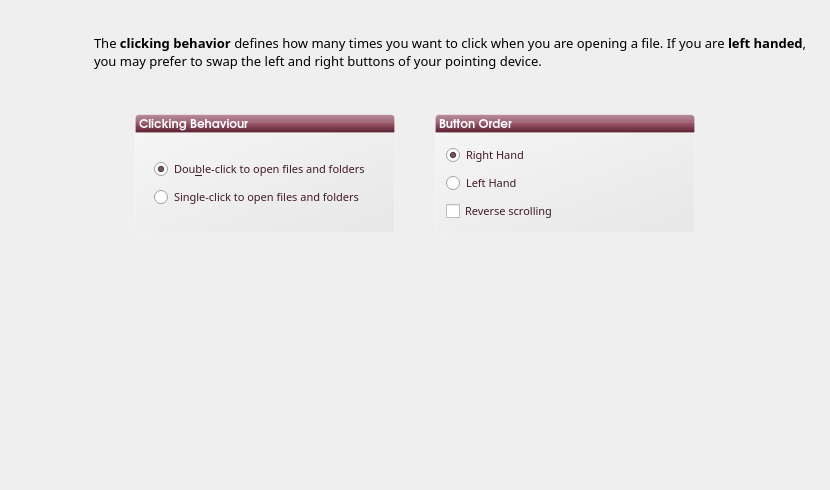
<?xml version="1.0" encoding="UTF-8"?>
<ui version="4.0">
 <class>mouseWidget</class>
 <widget class="QWidget" name="mouseWidget">
  <property name="geometry">
   <rect>
    <x>0</x>
    <y>0</y>
    <width>830</width>
    <height>490</height>
   </rect>
  </property>
  <property name="windowTitle">
   <string>Mouse</string>
  </property>
  <property name="styleSheet">
   <string notr="true">QGroupBox{
background-color: qlineargradient(spread:pad, x1:1, y1:1, x2:0, y2:0, stop:0 rgba(219, 219, 219, 100), stop:1 rgba(255, 255, 255, 100));
border: 1px solid rgba(255,255,255,50);
border-bottom-left-radius: 4px;
border-bottom-right-radius: 4px;
}
</string>
  </property>
  <layout class="QGridLayout" name="gridLayout">
   <property name="margin">
    <number>20</number>
   </property>
   <property name="spacing">
    <number>0</number>
   </property>
   <item row="0" column="0">
    <widget class="QLabel" name="label_3">
     <property name="minimumSize">
      <size>
       <width>64</width>
       <height>64</height>
      </size>
     </property>
     <property name="maximumSize">
      <size>
       <width>64</width>
       <height>64</height>
      </size>
     </property>
     <property name="text">
      <string/>
     </property>
     <property name="pixmap">
      <pixmap resource="raw.qrc">:/raw/pics/preferences-desktop-peripherals.png</pixmap>
     </property>
    </widget>
   </item>
   <item row="0" column="1">
    <widget class="QLabel" name="description">
     <property name="minimumSize">
      <size>
       <width>300</width>
       <height>0</height>
      </size>
     </property>
     <property name="font">
      <font>
       <family>Sans Serif</family>
       <pointsize>10</pointsize>
      </font>
     </property>
     <property name="styleSheet">
      <string notr="true"/>
     </property>
     <property name="text">
      <string>The &lt;b&gt;clicking behavior&lt;/b&gt; defines how many times you want to click when you are opening a file. If you are &lt;b&gt;left handed&lt;/b&gt;, you may prefer to swap the left and right buttons of your pointing device.</string>
     </property>
     <property name="wordWrap">
      <bool>true</bool>
     </property>
     <property name="indent">
      <number>10</number>
     </property>
    </widget>
   </item>
   <item row="1" column="0">
    <spacer name="verticalSpacer_4">
     <property name="orientation">
      <enum>Qt::Vertical</enum>
     </property>
     <property name="sizeType">
      <enum>QSizePolicy::Fixed</enum>
     </property>
     <property name="sizeHint" stdset="0">
      <size>
       <width>20</width>
       <height>30</height>
      </size>
     </property>
    </spacer>
   </item>
   <item row="2" column="0" colspan="2">
    <layout class="QVBoxLayout" name="verticalLayout">
     <item>
      <layout class="QHBoxLayout" name="horizontalLayout_2">
       <item>
        <spacer name="horizontalSpacer_3">
         <property name="orientation">
          <enum>Qt::Horizontal</enum>
         </property>
         <property name="sizeType">
          <enum>QSizePolicy::Expanding</enum>
         </property>
         <property name="sizeHint" stdset="0">
          <size>
           <width>20</width>
           <height>20</height>
          </size>
         </property>
        </spacer>
       </item>
       <item>
        <layout class="QVBoxLayout" name="verticalLayout_2">
         <property name="spacing">
          <number>0</number>
         </property>
         <item>
          <widget class="QLabel" name="label">
           <property name="minimumSize">
            <size>
             <width>260</width>
             <height>0</height>
            </size>
           </property>
           <property name="font">
            <font>
             <family>URW Gothic L</family>
             <pointsize>9</pointsize>
             <weight>75</weight>
             <bold>true</bold>
             <underline>false</underline>
            </font>
           </property>
           <property name="styleSheet">
            <string notr="true">background-color: qlineargradient(spread:pad, x1:0.5, y1:1, x2:0.5, y2:0, stop:0 rgba(183, 100, 124, 255), stop:0.0212465 rgba(91, 33, 50, 255), stop:0.521739 rgba(152, 86, 105, 255), stop:0.527174 rgba(155, 98, 115, 255), stop:0.983696 rgba(184, 141, 153, 255), stop:1 rgba(220, 173, 186, 255));
/*background-color: qlineargradient(spread:pad, x1:1, y1:1, x2:0, y2:0, stop:0 rgba(219, 219, 219, 100), stop:1 rgba(255, 255, 255, 100));*/
border: 1px solid rgba(255,255,255,50);
color:white;
border-top-left-radius: 4px;
border-top-right-radius: 4px;</string>
           </property>
           <property name="text">
            <string>Clicking Behaviour</string>
           </property>
           <property name="margin">
            <number>5</number>
           </property>
          </widget>
         </item>
         <item>
          <widget class="QGroupBox" name="groupBox">
           <property name="sizePolicy">
            <sizepolicy hsizetype="Fixed" vsizetype="Fixed">
             <horstretch>0</horstretch>
             <verstretch>0</verstretch>
            </sizepolicy>
           </property>
           <property name="minimumSize">
            <size>
             <width>260</width>
             <height>100</height>
            </size>
           </property>
           <property name="maximumSize">
            <size>
             <width>16777215</width>
             <height>100</height>
            </size>
           </property>
           <property name="styleSheet">
            <string notr="true">color:#411926;</string>
           </property>
           <property name="title">
            <string/>
           </property>
           <layout class="QGridLayout" name="gridLayout_2">
            <property name="leftMargin">
             <number>10</number>
            </property>
            <property name="topMargin">
             <number>10</number>
            </property>
            <property name="rightMargin">
             <number>15</number>
            </property>
            <property name="bottomMargin">
             <number>10</number>
            </property>
            <item row="3" column="0">
             <widget class="QRadioButton" name="singleClick">
              <property name="enabled">
               <bool>true</bool>
              </property>
              <property name="sizePolicy">
               <sizepolicy hsizetype="Fixed" vsizetype="Fixed">
                <horstretch>0</horstretch>
                <verstretch>0</verstretch>
               </sizepolicy>
              </property>
              <property name="font">
               <font>
                <family>Sans Serif</family>
                <pointsize>8</pointsize>
               </font>
              </property>
              <property name="mouseTracking">
               <bool>true</bool>
              </property>
              <property name="text">
               <string>Single-click to open files and folders</string>
              </property>
              <property name="checked">
               <bool>false</bool>
              </property>
             </widget>
            </item>
            <item row="2" column="0">
             <widget class="QRadioButton" name="DoubleClick">
              <property name="sizePolicy">
               <sizepolicy hsizetype="Fixed" vsizetype="Fixed">
                <horstretch>0</horstretch>
                <verstretch>0</verstretch>
               </sizepolicy>
              </property>
              <property name="font">
               <font>
                <family>Sans Serif</family>
                <pointsize>8</pointsize>
                <weight>50</weight>
                <italic>false</italic>
                <bold>false</bold>
                <underline>false</underline>
                <strikeout>false</strikeout>
                <kerning>true</kerning>
               </font>
              </property>
              <property name="text">
               <string>Dou&amp;ble-click to open files and folders</string>
              </property>
              <property name="checked">
               <bool>true</bool>
              </property>
             </widget>
            </item>
            <item row="4" column="0">
             <spacer name="verticalSpacer">
              <property name="orientation">
               <enum>Qt::Vertical</enum>
              </property>
              <property name="sizeHint" stdset="0">
               <size>
                <width>20</width>
                <height>40</height>
               </size>
              </property>
             </spacer>
            </item>
            <item row="1" column="0">
             <spacer name="verticalSpacer_2">
              <property name="orientation">
               <enum>Qt::Vertical</enum>
              </property>
              <property name="sizeType">
               <enum>QSizePolicy::Expanding</enum>
              </property>
              <property name="sizeHint" stdset="0">
               <size>
                <width>20</width>
                <height>40</height>
               </size>
              </property>
             </spacer>
            </item>
           </layout>
          </widget>
         </item>
         <item>
          <spacer name="verticalSpacer_5">
           <property name="orientation">
            <enum>Qt::Vertical</enum>
           </property>
           <property name="sizeType">
            <enum>QSizePolicy::Expanding</enum>
           </property>
           <property name="sizeHint" stdset="0">
            <size>
             <width>20</width>
             <height>30</height>
            </size>
           </property>
          </spacer>
         </item>
        </layout>
       </item>
       <item>
        <spacer name="horizontalSpacer">
         <property name="orientation">
          <enum>Qt::Horizontal</enum>
         </property>
         <property name="sizeType">
          <enum>QSizePolicy::Fixed</enum>
         </property>
         <property name="sizeHint" stdset="0">
          <size>
           <width>40</width>
           <height>20</height>
          </size>
         </property>
        </spacer>
       </item>
       <item>
        <layout class="QVBoxLayout" name="verticalLayout_3">
         <property name="spacing">
          <number>0</number>
         </property>
         <item>
          <widget class="QLabel" name="label_2">
           <property name="minimumSize">
            <size>
             <width>260</width>
             <height>0</height>
            </size>
           </property>
           <property name="font">
            <font>
             <family>URW Gothic L</family>
             <pointsize>9</pointsize>
             <weight>75</weight>
             <bold>true</bold>
             <underline>false</underline>
            </font>
           </property>
           <property name="styleSheet">
            <string notr="true">background-color: qlineargradient(spread:pad, x1:0.5, y1:1, x2:0.5, y2:0, stop:0 rgba(183, 100, 124, 255), stop:0.0212465 rgba(91, 33, 50, 255), stop:0.521739 rgba(152, 86, 105, 255), stop:0.527174 rgba(155, 98, 115, 255), stop:0.983696 rgba(184, 141, 153, 255), stop:1 rgba(220, 173, 186, 255));
/*background-color: qlineargradient(spread:pad, x1:1, y1:1, x2:0, y2:0, stop:0 rgba(219, 219, 219, 100), stop:1 rgba(255, 255, 255, 100));*/
border: 1px solid rgba(255,255,255,50);
color:white;
border-top-left-radius: 4px;
border-top-right-radius: 4px;</string>
           </property>
           <property name="text">
            <string>Button Order</string>
           </property>
           <property name="margin">
            <number>5</number>
           </property>
          </widget>
         </item>
         <item>
          <widget class="QGroupBox" name="groupBox_2">
           <property name="minimumSize">
            <size>
             <width>260</width>
             <height>100</height>
            </size>
           </property>
           <property name="maximumSize">
            <size>
             <width>16777215</width>
             <height>100</height>
            </size>
           </property>
           <property name="styleSheet">
            <string notr="true">color:#411926;</string>
           </property>
           <property name="title">
            <string/>
           </property>
           <layout class="QGridLayout" name="gridLayout_4">
            <property name="leftMargin">
             <number>10</number>
            </property>
            <property name="topMargin">
             <number>10</number>
            </property>
            <property name="rightMargin">
             <number>15</number>
            </property>
            <property name="bottomMargin">
             <number>10</number>
            </property>
            <item row="0" column="0">
             <widget class="QRadioButton" name="radioButtonRightHand">
              <property name="font">
               <font>
                <family>Sans Serif</family>
                <pointsize>8</pointsize>
               </font>
              </property>
              <property name="styleSheet">
               <string notr="true"/>
              </property>
              <property name="text">
               <string>Right Hand</string>
              </property>
              <property name="checked">
               <bool>true</bool>
              </property>
             </widget>
            </item>
            <item row="1" column="0">
             <widget class="QRadioButton" name="radioButtonLeftHand">
              <property name="font">
               <font>
                <family>Sans Serif</family>
                <pointsize>8</pointsize>
               </font>
              </property>
              <property name="text">
               <string>Left Hand</string>
              </property>
             </widget>
            </item>
            <item row="2" column="0">
             <widget class="QCheckBox" name="checkReverse">
              <property name="font">
               <font>
                <family>Sans Serif</family>
                <pointsize>8</pointsize>
               </font>
              </property>
              <property name="styleSheet">
               <string notr="true"/>
              </property>
              <property name="text">
               <string>Reverse scrolling</string>
              </property>
             </widget>
            </item>
           </layout>
          </widget>
         </item>
         <item>
          <spacer name="verticalSpacer_6">
           <property name="orientation">
            <enum>Qt::Vertical</enum>
           </property>
           <property name="sizeType">
            <enum>QSizePolicy::Expanding</enum>
           </property>
           <property name="sizeHint" stdset="0">
            <size>
             <width>20</width>
             <height>30</height>
            </size>
           </property>
          </spacer>
         </item>
        </layout>
       </item>
       <item>
        <spacer name="horizontalSpacer_2">
         <property name="orientation">
          <enum>Qt::Horizontal</enum>
         </property>
         <property name="sizeType">
          <enum>QSizePolicy::Expanding</enum>
         </property>
         <property name="sizeHint" stdset="0">
          <size>
           <width>20</width>
           <height>20</height>
          </size>
         </property>
        </spacer>
       </item>
      </layout>
     </item>
    </layout>
   </item>
  </layout>
 </widget>
 <resources>
  <include location="raw.qrc"/>
 </resources>
 <connections/>
</ui>
